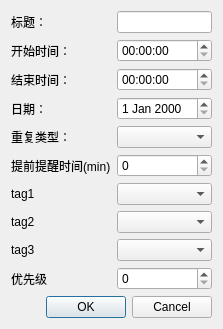
<?xml version="1.0" encoding="UTF-8"?>
<ui version="4.0">
 <class>EditDialog</class>
 <widget class="QDialog" name="EditDialog">
  <property name="geometry">
   <rect>
    <x>0</x>
    <y>0</y>
    <width>177</width>
    <height>267</height>
   </rect>
  </property>
  <property name="windowTitle">
   <string>编辑日程</string>
  </property>
  <layout class="QVBoxLayout">
   <item>
    <layout class="QFormLayout">
     <item row="0" column="0">
      <widget class="QLabel" name="label">
       <property name="text">
        <string>标题：</string>
       </property>
      </widget>
     </item>
     <item row="0" column="1">
      <widget class="QLineEdit" name="titleEdit"/>
     </item>
     <item row="1" column="0">
      <widget class="QLabel" name="label_2">
       <property name="text">
        <string>开始时间：</string>
       </property>
      </widget>
     </item>
     <item row="1" column="1">
      <widget class="QTimeEdit" name="startTimeEdit"/>
     </item>
     <item row="2" column="0">
      <widget class="QLabel" name="label_3">
       <property name="text">
        <string>结束时间：</string>
       </property>
      </widget>
     </item>
     <item row="2" column="1">
      <widget class="QTimeEdit" name="endTimeEdit"/>
     </item>
     <item row="3" column="0">
      <widget class="QLabel" name="label_5">
       <property name="text">
        <string>日期：</string>
       </property>
      </widget>
     </item>
     <item row="3" column="1">
      <widget class="QDateEdit" name="dateEdit"/>
     </item>
     <item row="4" column="0">
      <widget class="QLabel" name="label_4">
       <property name="text">
        <string>重复类型：</string>
       </property>
      </widget>
     </item>
     <item row="4" column="1">
      <widget class="QComboBox" name="repeatCombo"/>
     </item>
     <item row="5" column="0">
      <widget class="QLabel" name="label_6">
       <property name="text">
        <string>提前提醒时间(min)</string>
       </property>
      </widget>
     </item>
     <item row="5" column="1">
      <widget class="QSpinBox" name="remindTime"/>
     </item>
     <item row="6" column="0">
      <widget class="QLabel" name="label_tag1">
       <property name="text">
        <string>tag1</string>
       </property>
      </widget>
     </item>
     <item row="6" column="1">
      <widget class="QComboBox" name="tag1Edit"/>
     </item>
     <item row="7" column="0">
      <widget class="QLabel" name="label_tag2">
       <property name="text">
        <string>tag2</string>
       </property>
      </widget>
     </item>
     <item row="7" column="1">
      <widget class="QComboBox" name="tag2Edit"/>
     </item>
     <item row="8" column="0">
      <widget class="QLabel" name="label_tag3">
       <property name="text">
        <string>tag3</string>
       </property>
      </widget>
     </item>
     <item row="8" column="1">
      <widget class="QComboBox" name="tag3Edit"/>
     </item>
     <item row="9" column="0">
      <widget class="QLabel" name="label_priority">
       <property name="text">
        <string>优先级</string>
       </property>
      </widget>
     </item>
     <item row="9" column="1">
      <widget class="QSpinBox" name="priorbox"/>
     </item>
    </layout>
   </item>
   <item>
    <widget class="QDialogButtonBox" name="buttonBox">
     <property name="orientation">
      <enum>Qt::Orientation::Horizontal</enum>
     </property>
     <property name="standardButtons">
      <set>QDialogButtonBox::StandardButton::Cancel|QDialogButtonBox::StandardButton::Ok</set>
     </property>
    </widget>
   </item>
  </layout>
 </widget>
 <resources/>
 <connections>
  <connection>
   <sender>buttonBox</sender>
   <signal>accepted()</signal>
   <receiver>EditDialog</receiver>
   <slot>accept()</slot>
   <hints>
    <hint type="sourcelabel">
     <x>20</x>
     <y>20</y>
    </hint>
    <hint type="destinationlabel">
     <x>20</x>
     <y>20</y>
    </hint>
   </hints>
  </connection>
  <connection>
   <sender>buttonBox</sender>
   <signal>rejected()</signal>
   <receiver>EditDialog</receiver>
   <slot>reject()</slot>
   <hints>
    <hint type="sourcelabel">
     <x>20</x>
     <y>20</y>
    </hint>
    <hint type="destinationlabel">
     <x>20</x>
     <y>20</y>
    </hint>
   </hints>
  </connection>
 </connections>
</ui>
